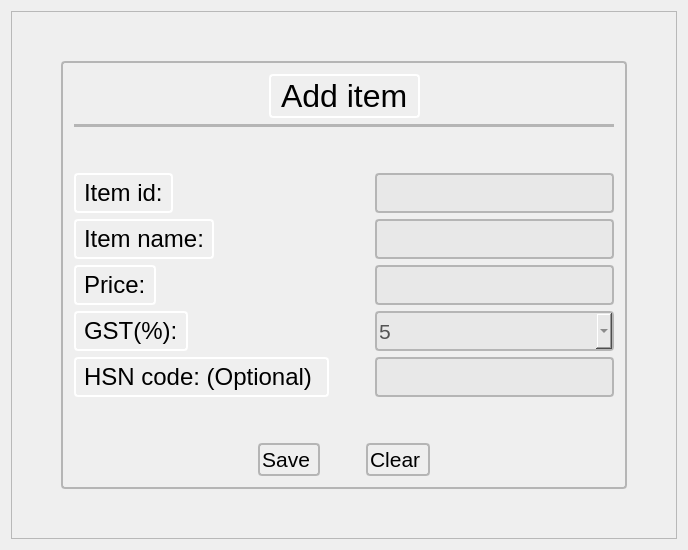
              <widget class="QWidget" name="add_item">
               <attribute name="icon">
                <iconset>
                 <normaloff>../../images/add_item.png</normaloff>../../images/add_item.png</iconset>
               </attribute>
               <attribute name="title">
                <string>Add item</string>
               </attribute>
               <layout class="QGridLayout" name="gridLayout_29">
                <item row="0" column="0">
                 <widget class="QFrame" name="mmAiOuterFrame">
                  <property name="frameShape">
                   <enum>QFrame::StyledPanel</enum>
                  </property>
                  <property name="frameShadow">
                   <enum>QFrame::Raised</enum>
                  </property>
                  <layout class="QGridLayout" name="gridLayout_13">
                   <item row="1" column="0">
                    <spacer name="horizontalSpacer_61">
                     <property name="orientation">
                      <enum>Qt::Horizontal</enum>
                     </property>
                     <property name="sizeHint" stdset="0">
                      <size>
                       <width>40</width>
                       <height>20</height>
                      </size>
                     </property>
                    </spacer>
                   </item>
                   <item row="2" column="1">
                    <spacer name="verticalSpacer_22">
                     <property name="orientation">
                      <enum>Qt::Vertical</enum>
                     </property>
                     <property name="sizeHint" stdset="0">
                      <size>
                       <width>20</width>
                       <height>40</height>
                      </size>
                     </property>
                    </spacer>
                   </item>
                   <item row="0" column="1">
                    <spacer name="verticalSpacer_21">
                     <property name="orientation">
                      <enum>Qt::Vertical</enum>
                     </property>
                     <property name="sizeHint" stdset="0">
                      <size>
                       <width>20</width>
                       <height>40</height>
                      </size>
                     </property>
                    </spacer>
                   </item>
                   <item row="1" column="1">
                    <widget class="QFrame" name="mmAiInnerFrame">
                     <property name="styleSheet">
                      <string notr="true">border: 2px solid black;
border-color: rgb(181, 181, 181);
border-radius: 4px;
padding: 2px;</string>
                     </property>
                     <property name="frameShape">
                      <enum>QFrame::StyledPanel</enum>
                     </property>
                     <property name="frameShadow">
                      <enum>QFrame::Raised</enum>
                     </property>
                     <layout class="QGridLayout" name="gridLayout_12">
                      <item row="0" column="0">
                       <layout class="QVBoxLayout" name="mmAiVerticalLayout">
                        <item>
                         <layout class="QHBoxLayout" name="mmAiHorizontalLayout1">
                          <item>
                           <spacer name="horizontalSpacer_51">
                            <property name="orientation">
                             <enum>Qt::Horizontal</enum>
                            </property>
                            <property name="sizeHint" stdset="0">
                             <size>
                              <width>40</width>
                              <height>20</height>
                             </size>
                            </property>
                           </spacer>
                          </item>
                          <item>
                           <widget class="QLabel" name="mmAiLabel6">
                            <property name="font">
                             <font>
                              <pointsize>24</pointsize>
                              <underline>false</underline>
                             </font>
                            </property>
                            <property name="styleSheet">
                             <string notr="true">border-color: rgb(255, 255, 255);</string>
                            </property>
                            <property name="text">
                             <string>Add item</string>
                            </property>
                           </widget>
                          </item>
                          <item>
                           <spacer name="horizontalSpacer_52">
                            <property name="orientation">
                             <enum>Qt::Horizontal</enum>
                            </property>
                            <property name="sizeHint" stdset="0">
                             <size>
                              <width>40</width>
                              <height>20</height>
                             </size>
                            </property>
                           </spacer>
                          </item>
                         </layout>
                        </item>
                        <item>
                         <widget class="Line" name="mmAiHorizontalLine">
                          <property name="orientation">
                           <enum>Qt::Horizontal</enum>
                          </property>
                         </widget>
                        </item>
                        <item>
                         <spacer name="verticalSpacer_19">
                          <property name="orientation">
                           <enum>Qt::Vertical</enum>
                          </property>
                          <property name="sizeHint" stdset="0">
                           <size>
                            <width>20</width>
                            <height>40</height>
                           </size>
                          </property>
                         </spacer>
                        </item>
                        <item>
                         <layout class="QHBoxLayout" name="mmAiHorizontalLayout2">
                          <item>
                           <widget class="QLabel" name="mmAiLabel1">
                            <property name="font">
                             <font>
                              <pointsize>18</pointsize>
                             </font>
                            </property>
                            <property name="styleSheet">
                             <string notr="true">border-color: rgb(255, 255, 255);</string>
                            </property>
                            <property name="text">
                             <string>Item id:</string>
                            </property>
                           </widget>
                          </item>
                          <item>
                           <spacer name="horizontalSpacer_53">
                            <property name="orientation">
                             <enum>Qt::Horizontal</enum>
                            </property>
                            <property name="sizeHint" stdset="0">
                             <size>
                              <width>40</width>
                              <height>20</height>
                             </size>
                            </property>
                           </spacer>
                          </item>
                          <item>
                           <widget class="QLineEdit" name="mmAiLineEdit1">
                            <property name="sizePolicy">
                             <sizepolicy hsizetype="Expanding" vsizetype="Fixed">
                              <horstretch>239</horstretch>
                              <verstretch>40</verstretch>
                             </sizepolicy>
                            </property>
                            <property name="minimumSize">
                             <size>
                              <width>239</width>
                              <height>40</height>
                             </size>
                            </property>
                            <property name="maximumSize">
                             <size>
                              <width>239</width>
                              <height>40</height>
                             </size>
                            </property>
                            <property name="font">
                             <font>
                              <pointsize>16</pointsize>
                             </font>
                            </property>
                            <property name="styleSheet">
                             <string notr="true">color: rgb(84, 84, 84);
background-color: rgb(232, 232, 232);</string>
                            </property>
                           </widget>
                          </item>
                         </layout>
                        </item>
                        <item>
                         <layout class="QHBoxLayout" name="mmAiHorizontalLayout3">
                          <item>
                           <widget class="QLabel" name="mmAiLabel2">
                            <property name="font">
                             <font>
                              <pointsize>18</pointsize>
                             </font>
                            </property>
                            <property name="styleSheet">
                             <string notr="true">border-color: rgb(255, 255, 255);</string>
                            </property>
                            <property name="text">
                             <string>Item name:</string>
                            </property>
                           </widget>
                          </item>
                          <item>
                           <spacer name="horizontalSpacer_54">
                            <property name="orientation">
                             <enum>Qt::Horizontal</enum>
                            </property>
                            <property name="sizeHint" stdset="0">
                             <size>
                              <width>40</width>
                              <height>20</height>
                             </size>
                            </property>
                           </spacer>
                          </item>
                          <item>
                           <widget class="QLineEdit" name="mmAiLineEdit2">
                            <property name="sizePolicy">
                             <sizepolicy hsizetype="Expanding" vsizetype="Fixed">
                              <horstretch>239</horstretch>
                              <verstretch>40</verstretch>
                             </sizepolicy>
                            </property>
                            <property name="minimumSize">
                             <size>
                              <width>239</width>
                              <height>40</height>
                             </size>
                            </property>
                            <property name="maximumSize">
                             <size>
                              <width>239</width>
                              <height>40</height>
                             </size>
                            </property>
                            <property name="font">
                             <font>
                              <pointsize>16</pointsize>
                             </font>
                            </property>
                            <property name="styleSheet">
                             <string notr="true">color: rgb(84, 84, 84);
background-color: rgb(232, 232, 232);</string>
                            </property>
                           </widget>
                          </item>
                         </layout>
                        </item>
                        <item>
                         <layout class="QHBoxLayout" name="mmAiHorizontalLayout4">
                          <item>
                           <widget class="QLabel" name="mmAiLabel3">
                            <property name="font">
                             <font>
                              <pointsize>18</pointsize>
                             </font>
                            </property>
                            <property name="styleSheet">
                             <string notr="true">border-color: rgb(255, 255, 255);</string>
                            </property>
                            <property name="text">
                             <string>Price:</string>
                            </property>
                           </widget>
                          </item>
                          <item>
                           <spacer name="horizontalSpacer_55">
                            <property name="orientation">
                             <enum>Qt::Horizontal</enum>
                            </property>
                            <property name="sizeHint" stdset="0">
                             <size>
                              <width>40</width>
                              <height>20</height>
                             </size>
                            </property>
                           </spacer>
                          </item>
                          <item>
                           <widget class="QLineEdit" name="mmAiLineEdit3">
                            <property name="sizePolicy">
                             <sizepolicy hsizetype="Expanding" vsizetype="Fixed">
                              <horstretch>239</horstretch>
                              <verstretch>40</verstretch>
                             </sizepolicy>
                            </property>
                            <property name="minimumSize">
                             <size>
                              <width>239</width>
                              <height>40</height>
                             </size>
                            </property>
                            <property name="maximumSize">
                             <size>
                              <width>239</width>
                              <height>40</height>
                             </size>
                            </property>
                            <property name="font">
                             <font>
                              <pointsize>16</pointsize>
                             </font>
                            </property>
                            <property name="styleSheet">
                             <string notr="true">color: rgb(84, 84, 84);
background-color: rgb(232, 232, 232);</string>
                            </property>
                           </widget>
                          </item>
                         </layout>
                        </item>
                        <item>
                         <layout class="QHBoxLayout" name="mmAiHorizontalLayout5">
                          <item>
                           <widget class="QLabel" name="mmAiLabel4">
                            <property name="font">
                             <font>
                              <pointsize>18</pointsize>
                             </font>
                            </property>
                            <property name="styleSheet">
                             <string notr="true">border-color: rgb(255, 255, 255);</string>
                            </property>
                            <property name="text">
                             <string>GST(%):</string>
                            </property>
                           </widget>
                          </item>
                          <item>
                           <spacer name="horizontalSpacer_56">
                            <property name="orientation">
                             <enum>Qt::Horizontal</enum>
                            </property>
                            <property name="sizeHint" stdset="0">
                             <size>
                              <width>40</width>
                              <height>20</height>
                             </size>
                            </property>
                           </spacer>
                          </item>
                          <item>
                           <widget class="QComboBox" name="mmEcComboBox_2">
                            <property name="sizePolicy">
                             <sizepolicy hsizetype="Preferred" vsizetype="Fixed">
                              <horstretch>239</horstretch>
                              <verstretch>40</verstretch>
                             </sizepolicy>
                            </property>
                            <property name="minimumSize">
                             <size>
                              <width>239</width>
                              <height>40</height>
                             </size>
                            </property>
                            <property name="maximumSize">
                             <size>
                              <width>239</width>
                              <height>40</height>
                             </size>
                            </property>
                            <property name="font">
                             <font>
                              <pointsize>16</pointsize>
                             </font>
                            </property>
                            <property name="styleSheet">
                             <string notr="true">color: rgb(84, 84, 84);
background-color: rgb(232, 232, 232);</string>
                            </property>
                            <item>
                             <property name="text">
                              <string>5</string>
                             </property>
                            </item>
                            <item>
                             <property name="text">
                              <string>12</string>
                             </property>
                            </item>
                            <item>
                             <property name="text">
                              <string>18</string>
                             </property>
                            </item>
                            <item>
                             <property name="text">
                              <string>28</string>
                             </property>
                            </item>
                           </widget>
                          </item>
                         </layout>
                        </item>
                        <item>
                         <layout class="QHBoxLayout" name="mmAiHorizontalLayout6">
                          <item>
                           <widget class="QLabel" name="mmAiLabel5">
                            <property name="font">
                             <font>
                              <pointsize>18</pointsize>
                             </font>
                            </property>
                            <property name="styleSheet">
                             <string notr="true">border-color: rgb(255, 255, 255);</string>
                            </property>
                            <property name="text">
                             <string>HSN code: (Optional) </string>
                            </property>
                           </widget>
                          </item>
                          <item>
                           <spacer name="horizontalSpacer_57">
                            <property name="orientation">
                             <enum>Qt::Horizontal</enum>
                            </property>
                            <property name="sizeHint" stdset="0">
                             <size>
                              <width>40</width>
                              <height>20</height>
                             </size>
                            </property>
                           </spacer>
                          </item>
                          <item>
                           <widget class="QLineEdit" name="mmAiLineEdit4">
                            <property name="sizePolicy">
                             <sizepolicy hsizetype="Expanding" vsizetype="Fixed">
                              <horstretch>239</horstretch>
                              <verstretch>40</verstretch>
                             </sizepolicy>
                            </property>
                            <property name="minimumSize">
                             <size>
                              <width>239</width>
                              <height>40</height>
                             </size>
                            </property>
                            <property name="maximumSize">
                             <size>
                              <width>239</width>
                              <height>40</height>
                             </size>
                            </property>
                            <property name="font">
                             <font>
                              <pointsize>16</pointsize>
                             </font>
                            </property>
                            <property name="styleSheet">
                             <string notr="true">color: rgb(84, 84, 84);
background-color: rgb(232, 232, 232);</string>
                            </property>
                           </widget>
                          </item>
                         </layout>
                        </item>
                        <item>
                         <spacer name="verticalSpacer_20">
                          <property name="orientation">
                           <enum>Qt::Vertical</enum>
                          </property>
                          <property name="sizeHint" stdset="0">
                           <size>
                            <width>20</width>
                            <height>40</height>
                           </size>
                          </property>
                         </spacer>
                        </item>
                        <item>
                         <layout class="QHBoxLayout" name="mmAiHorizontalLayout7">
                          <item>
                           <spacer name="horizontalSpacer_58">
                            <property name="orientation">
                             <enum>Qt::Horizontal</enum>
                            </property>
                            <property name="sizeHint" stdset="0">
                             <size>
                              <width>40</width>
                              <height>20</height>
                             </size>
                            </property>
                           </spacer>
                          </item>
                          <item>
                           <widget class="QPushButton" name="mmAiSaveButton">
                            <property name="font">
                             <font>
                              <pointsize>16</pointsize>
                             </font>
                            </property>
                            <property name="cursor">
                             <cursorShape>PointingHandCursor</cursorShape>
                            </property>
                            <property name="toolTip">
                             <string>Save data</string>
                            </property>
                            <property name="text">
                             <string>Save </string>
                            </property>
                            <property name="icon">
                             <iconset>
                              <normaloff>../../images/save.webp</normaloff>../../images/save.webp</iconset>
                            </property>
                            <property name="iconSize">
                             <size>
                              <width>35</width>
                              <height>35</height>
                             </size>
                            </property>
                           </widget>
                          </item>
                          <item>
                           <spacer name="horizontalSpacer_59">
                            <property name="orientation">
                             <enum>Qt::Horizontal</enum>
                            </property>
                            <property name="sizeType">
                             <enum>QSizePolicy::Fixed</enum>
                            </property>
                            <property name="sizeHint" stdset="0">
                             <size>
                              <width>40</width>
                              <height>20</height>
                             </size>
                            </property>
                           </spacer>
                          </item>
                          <item>
                           <widget class="QPushButton" name="mmAiClearButton">
                            <property name="font">
                             <font>
                              <pointsize>16</pointsize>
                             </font>
                            </property>
                            <property name="cursor">
                             <cursorShape>PointingHandCursor</cursorShape>
                            </property>
                            <property name="toolTip">
                             <string>Clear all fields</string>
                            </property>
                            <property name="text">
                             <string>Clear </string>
                            </property>
                            <property name="icon">
                             <iconset>
                              <normaloff>../../images/clear.png</normaloff>../../images/clear.png</iconset>
                            </property>
                            <property name="iconSize">
                             <size>
                              <width>35</width>
                              <height>35</height>
                             </size>
                            </property>
                           </widget>
                          </item>
                          <item>
                           <spacer name="horizontalSpacer_60">
                            <property name="orientation">
                             <enum>Qt::Horizontal</enum>
                            </property>
                            <property name="sizeHint" stdset="0">
                             <size>
                              <width>40</width>
                              <height>20</height>
                             </size>
                            </property>
                           </spacer>
                          </item>
                         </layout>
                        </item>
                       </layout>
                      </item>
                     </layout>
                    </widget>
                   </item>
                   <item row="1" column="2">
                    <spacer name="horizontalSpacer_62">
                     <property name="orientation">
                      <enum>Qt::Horizontal</enum>
                     </property>
                     <property name="sizeHint" stdset="0">
                      <size>
                       <width>40</width>
                       <height>20</height>
                      </size>
                     </property>
                    </spacer>
                   </item>
                  </layout>
                 </widget>
                </item>
               </layout>
              </widget>
